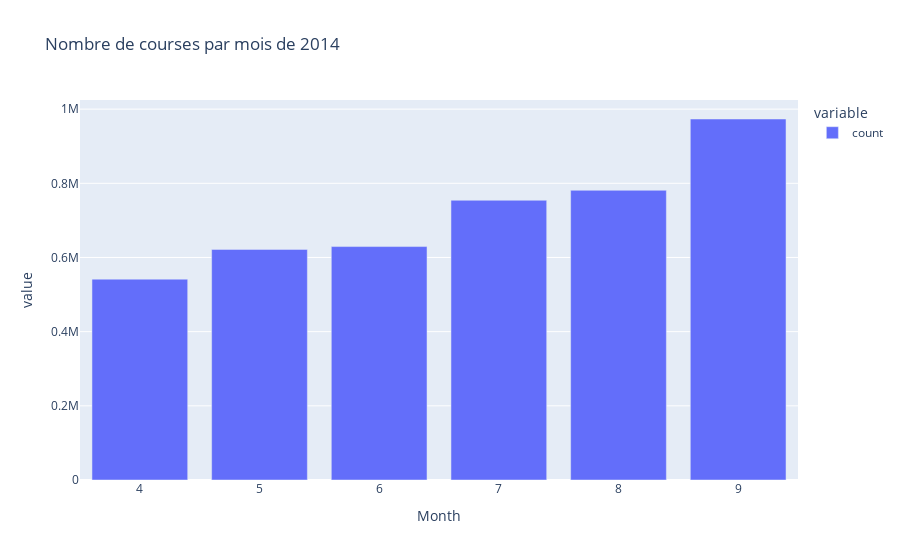

Notebook code cell kept with this figure:
### Code cell
fig = px.bar(df["Month"].value_counts(), title="Nombre de courses par mois de 2014")
fig.show()

### Figure 1 — Plotly figure (JSON) as saved in the notebook; plotly's stock layout.template omitted (floating-point values rounded to 4 significant figures)
{"data": [{"alignmentgroup": "True", "hovertemplate": "variable=count<br>Month=%{x}<br>value=%{y}<extra></extra>", "legendgroup": "count", "marker": {"color": "#636efa", "pattern": {"shape": ""}}, "name": "count", "offsetgroup": "count", "orientation": "v", "showlegend": true, "textposition": "auto", "type": "bar", "x": [9, 8, 7, 6, 5, 4], "xaxis": "x", "y": [973395, 781157, 754275, 629417, 621816, 541566], "yaxis": "y"}], "layout": {"barmode": "relative", "legend": {"title": {"text": "variable"}, "tracegroupgap": 0}, "title": {"text": "Nombre de courses par mois de 2014"}, "xaxis": {"anchor": "y", "domain": [0, 1], "title": {"text": "Month"}}, "yaxis": {"anchor": "x", "domain": [0, 1], "title": {"text": "value"}}}}
